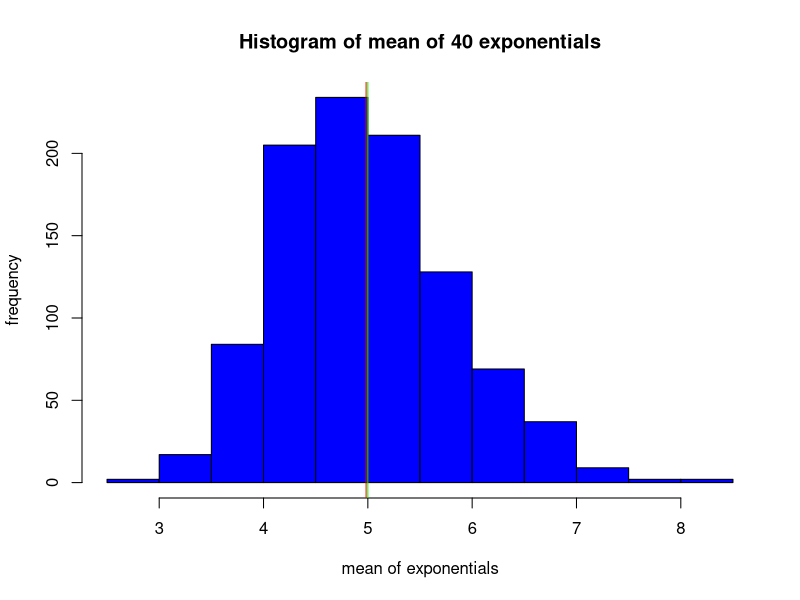
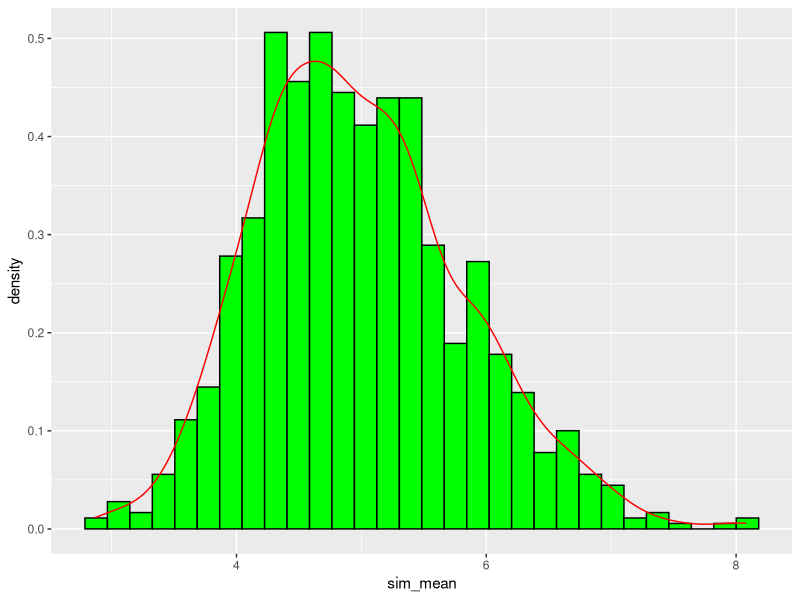

Here is the R script that generated these plots, in order:
## ---- chunk 1
knitr::opts_chunk$set(echo = TRUE)
## ---- chunk 2
library(ggplot2)
set.seed(2456)
n<-40
lambda<-0.2
sim<-1000
sim_sample<-matrix(rexp(n*sim, rate = lambda),sim)
sim_mean<- apply(sim_sample,1,mean)
## ---- chunk 3
samp_mean <- mean(sim_mean)
## ---- chunk 4
theo_mean <- 1/lambda
## ---- chunk 5
hist(sim_mean, xlab="mean of exponentials", ylab="frequency", main="Histogram of mean of 40 exponentials", col="blue")
abline(v = theo_mean, col="green")
abline(v = samp_mean, col="red")
## ---- chunk 6
#Standard deviation
sim_sd<- sd(samp_mean)

#Variance of Simulation
sim_var<-sim_sd^2
## ---- chunk 7
#Theoretical deviation
theo_sd <- (1/lambda)/sqrt(n)

#Theoretical Variance
theo_var<- theo_sd^2
## ---- chunk 8
df <- data.frame(sim_mean)
plot_data <- ggplot(df,aes(x= sim_mean))
plot_data <- plot_data + geom_histogram(aes(y=..density..),fill ="green",color = "black") + 
  geom_density(colour="red") 
print(plot_data)
